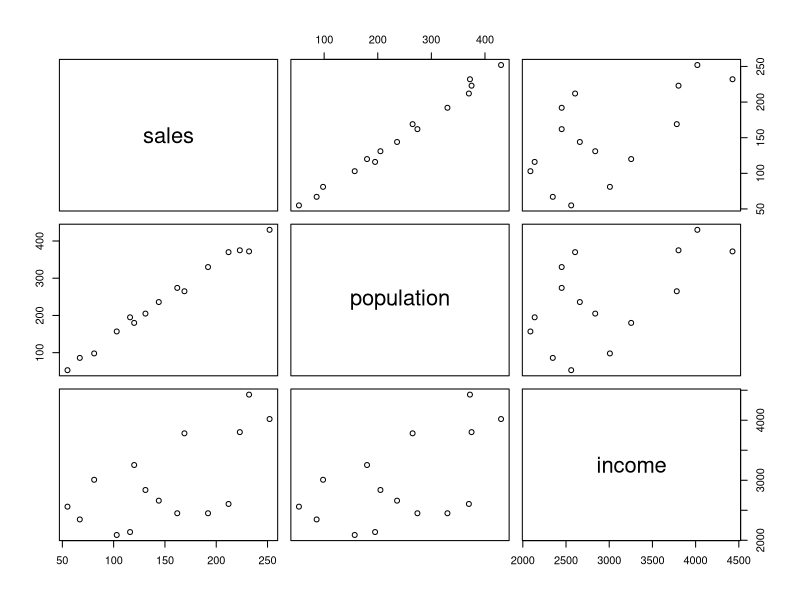
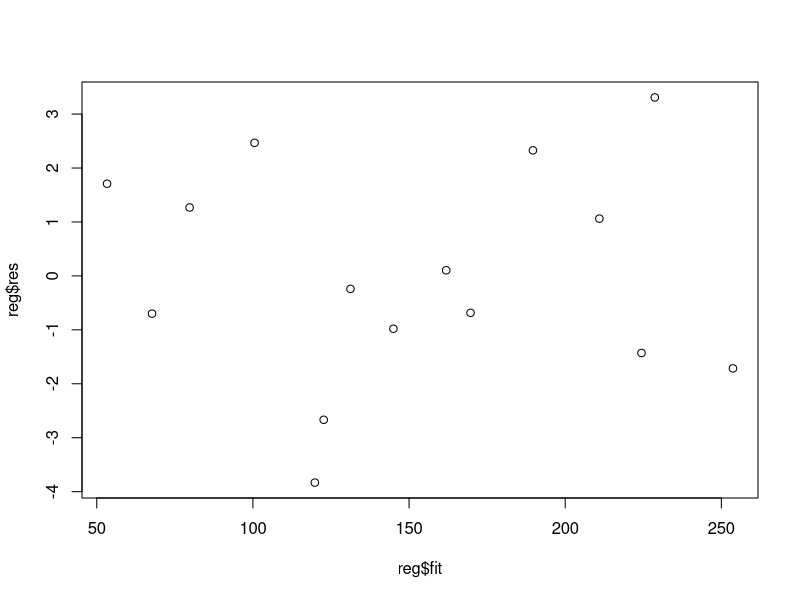
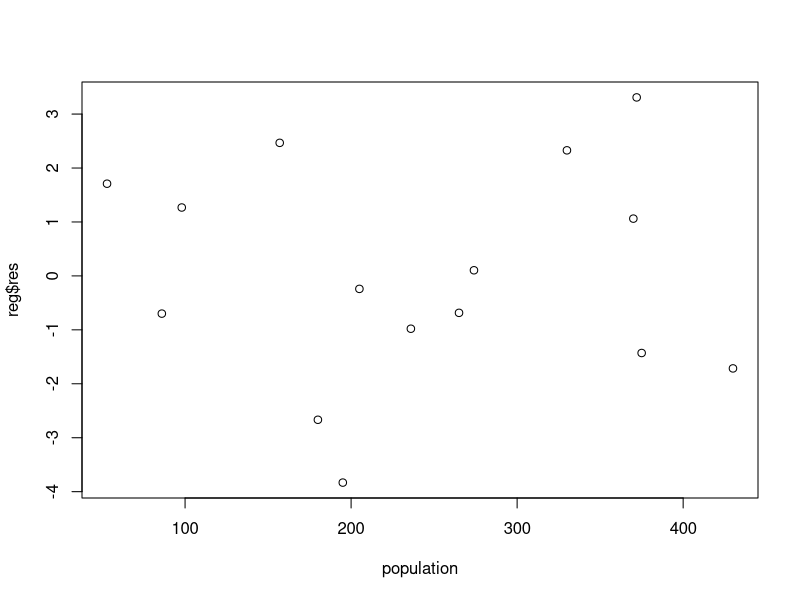
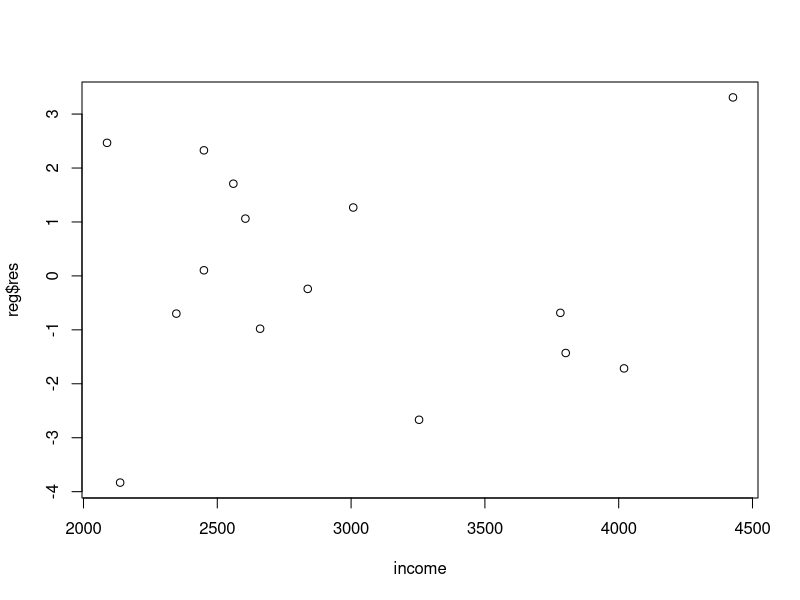
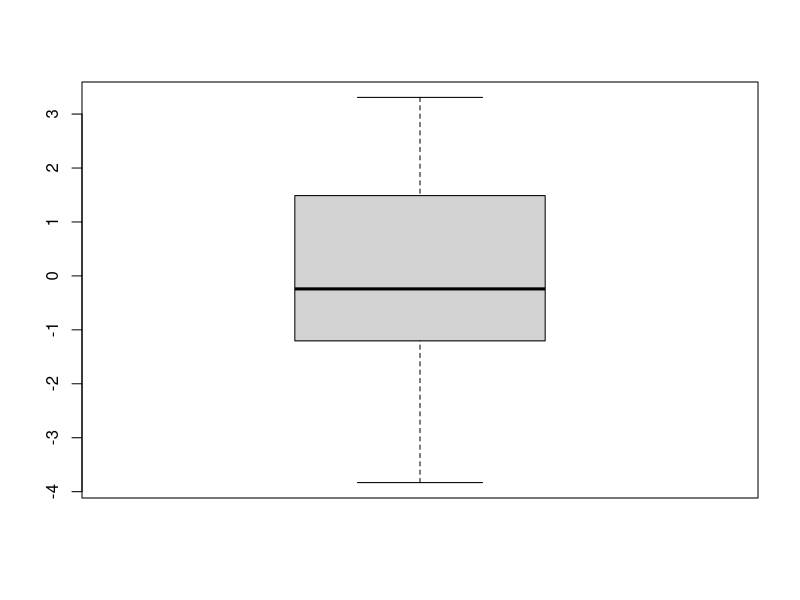
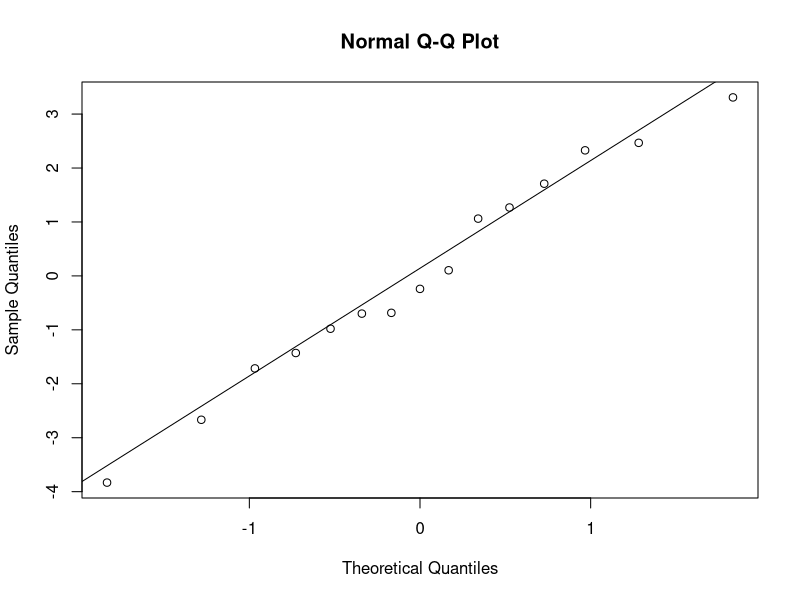
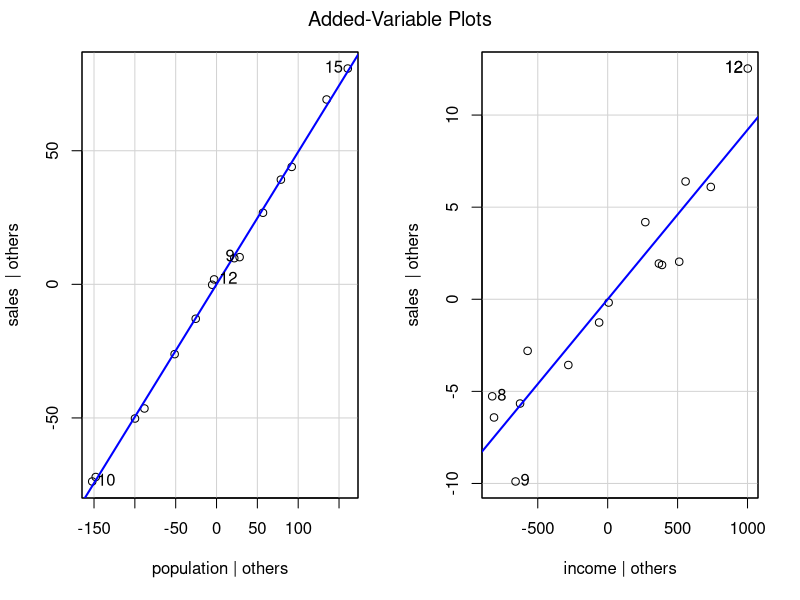
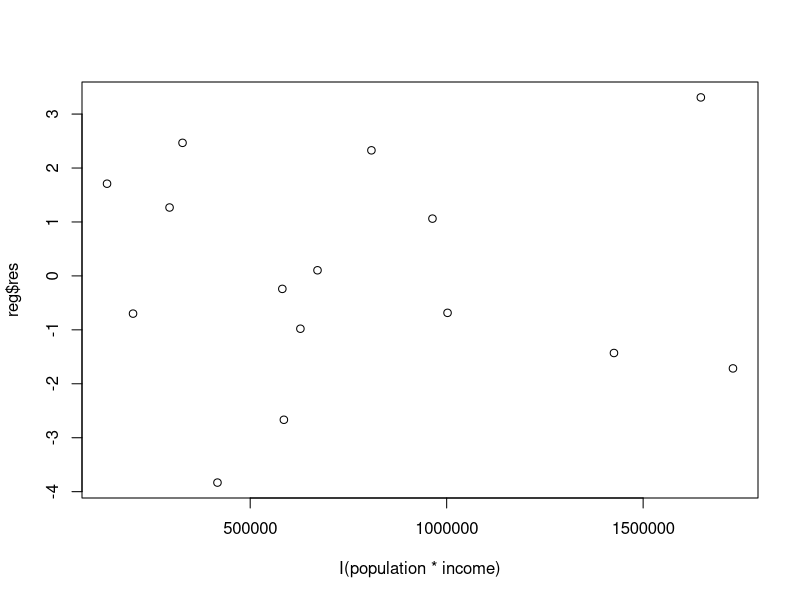

Recreate these plots in R, in order.
library(car)

zarthan <- read.table("zarthan.txt")
View(zarthan)
attach(zarthan)

plot(zarthan)
cor(zarthan)
summary(zarthan)

#~. - all data
# or reg <- lm(sales~population + income, zarthan)
reg <- lm(sales~., zarthan)
summary(reg)
plot(reg$res ~ reg$fit)
plot(reg$res ~ population)
plot(reg$res ~ income)

boxplot(reg$res)
qqnorm(reg$res)
qqline(reg$res)
avPlots(reg)

# wykres zależności reszt od składnika interakcji
plot(reg$res~I(population*income))
reg2<-lm(sales~. + I(population*income), zarthan) 
summary(reg2)
anova(reg2)


reg0<-lm(sales~1,zarthan)
anova(reg0,reg)
